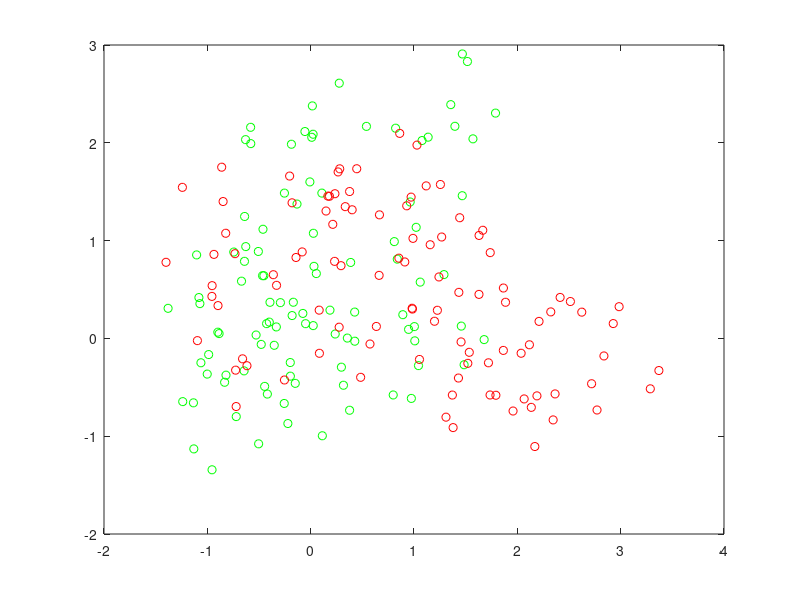

Reproduce this figure in MATLAB. (Note: this script raises an error after producing the figure.)
% HW1 Q1
% Dong-Bang Tsai,Jin Chen, Wenqiong Guo
% =========================================================================
clear all;

M = 10;
mu_green = [0 1]; 
mu_red = [1 0];
sigma_green = [1 0; 0 1];
sigma_red = [1 0; 0 1];

% Generate M centroids from a bivariate Gaussian distribution
green_centroids = mvnrnd(mu_green,sigma_green, M); % multivariate normal distribution
red_centroids = mvnrnd(mu_red,sigma_red, M);

% Pick an index at random with probability 1/10, and then generate N(m_k,
% I/5)
n = 100; %number of points for each class in training data
m = 5000; % # of points for each class in test data

% Generate the training data
train_green = [];
train_red = [];
for i = 1:n
    rand_index_g = randi(M);% randomly pick a centroid
    rand_index_r = randi(M); 
    center_green = green_centroids(rand_index_g,:); 
    center_red = red_centroids(rand_index_r,:);
    train_green(i,:) = mvnrnd(center_green,sigma_green/5, 1);% multivariate normal dist
    train_red(i,:) = mvnrnd(center_red,sigma_red/5, 1); 
end

% Generate the test data
test_green = [];
test_red = [];
for j = 1:m
    rand_index_g = randi(M);% randomly pick a centroid
    rand_index_r = randi(M); 
    center_green = green_centroids(rand_index_g,:); 
    center_red = red_centroids(rand_index_r,:);
    test_green(j,:) = mvnrnd(center_green,sigma_green/5, 1);% multivariate normal dist
    test_red(j,:) = mvnrnd(center_red,sigma_red/5, 1);
end

% Save the variables
save Data;

% Plot data points
figure(1); plot(train_green(:,1), train_green(:,2),'go'); hold on;
plot(train_red(:,1), train_red(:,2),'ro'); 
% Linear regression for training data
min_x = min([train_green(:,1); train_red(:,1)]);
max_x = max([train_green(:,1); train_red(:,1)]);
min_y = min([train_green(:,2); train_red(:,2)]);
max_y = max([train_green(:,2); train_red(:,2)]);
[X,Y] = meshgrid(linspace(min_x, max_x),linspace(min_y, max_y)); % just to make data in correct format for 'classify'
X = X(:); Y = Y(:);
sample = [X Y];
training = [train_green; train_red];
group = [ones(n,1); zeros(n,1)];% green = 1, red = 0
[class,err,POSTERIOR,logp,coeff_linear] = classify(sample, training, group); % linear classifier
K = coeff_linear(1,2).const;
L = coeff_linear(1,2).linear; 
f = @(x,y) K + [x y]*L; % linear function from classifier
h = ezplot(f,[min_x max_x min_y max_y]);
title('Linear regression classifier')
set(h, 'Color', 'm', 'linewidth', 2); xlabel('x'); ylabel('y');
hold off;

figure(2); plot(test_green(:,1), test_green(:,2),'go'); hold on;
plot(test_red(:,1), test_red(:,2),'ro'); xlabel('x'); ylabel('y');

hold off;

% Plot KNN classifier for training data
for i = 1:4
    k = [1 5 25 151];
    figure(i+2); plot(train_green(:,1), train_green(:,2),'go'); hold on;
    plot(train_red(:,1), train_red(:,2),'ro');
    title(sprintf('%d of Nearest Neighbor Classifier',k(i)));
    % Knn classifier for training data (lacks error)
    class_knn = knnclassify(sample, training, group, k(i)); % knn classifier
    contour(linspace(min_x, max_x),linspace(min_y, max_y), reshape(class_knn, 100, 100), 1, 'b', 'linewidth', 2); %plot
    axis([min_x max_x min_y max_y]); xlabel('x'); ylabel('y');
    hold off;
end